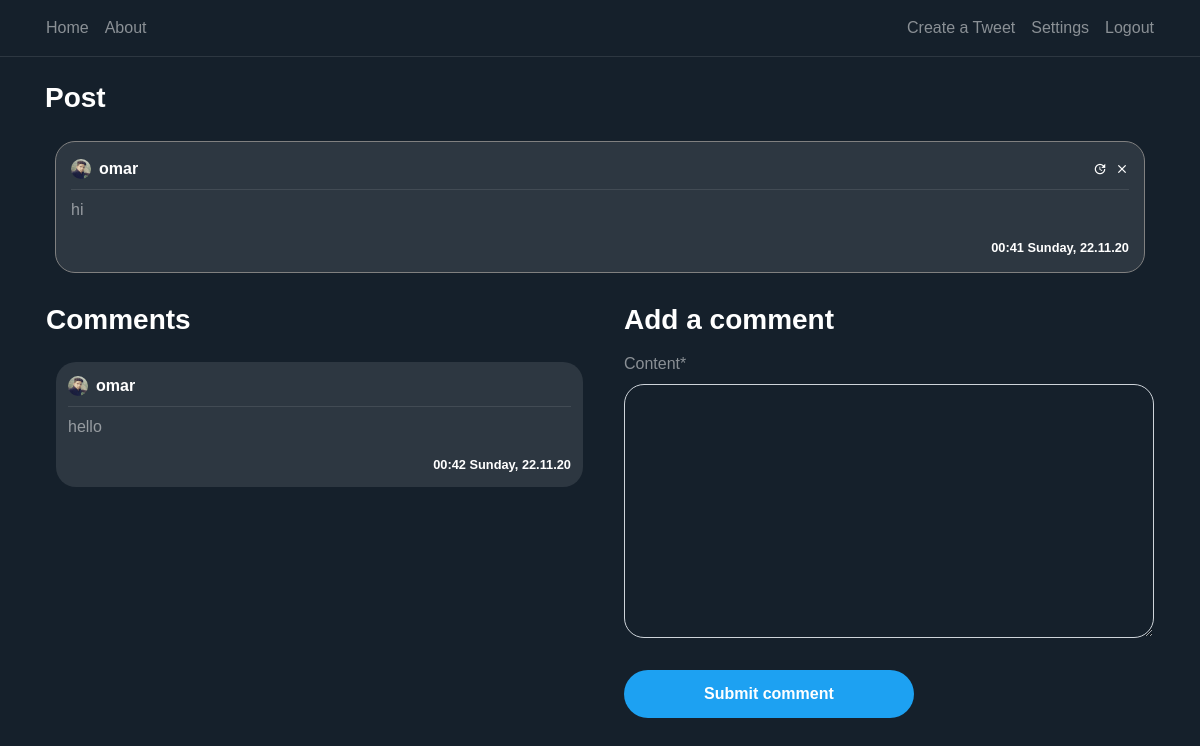
The app's page /post/1/ (signed in) with its own data.
### blog/models.py (models this page shows, shortened)
class Post(models.Model):
    content = models.TextField(max_length=1000)
    date_posted = models.DateTimeField(default=timezone.now)
    author = models.ForeignKey(User, on_delete=models.CASCADE)
    likes= models.IntegerField(default=0)
    dislikes= models.IntegerField(default=0)

class Comment(models.Model):
    content = models.TextField(max_length=150)
    date_posted = models.DateTimeField(default=timezone.now)
    author = models.ForeignKey(User, on_delete=models.CASCADE)
    post_connected = models.ForeignKey(Post, on_delete=models.CASCADE)

### users/models.py (models this page shows, shortened)
class Profile(models.Model):
    user = models.OneToOneField(User, on_delete=models.CASCADE)
    image = models.ImageField(default='default.png', upload_to='profile_pics')

### blog/views.py (the view)
# urls.py: path('post/<int:pk>/', PostDetailView.as_view(), name='post-detail'),
class PostDetailView(DetailView):
    model = Post
    template_name = 'blog/post_detail.html'
    context_object_name = 'post'
    def get_context_data(self, **kwargs):
        data = super().get_context_data(**kwargs)
        comments_connected = Comment.objects.filter(post_connected=self.get_object()).order_by('-date_posted')
        data['comments'] = comments_connected
        data['form'] = NewCommentForm(instance=self.request.user)
        return data
    def post(self, request, *args, **kwargs):
        new_comment = Comment(content=request.POST.get('content'),
                              author=self.request.user,
                              post_connected=self.get_object())
        new_comment.save()
        return self.get(self, request, *args, **kwargs)

### blog/forms.py
class NewCommentForm(forms.ModelForm):
    class Meta:
        model = Comment
        fields = ['content']

### blog/templates/blog/post_detail.html (shortened to what this page needs)
{% extends 'base.html' %}
{% load crispy_forms_tags %}
{% block content %}
<div class="container">
    <h3 class="white-important mb-3">
        Post
    </h3>
    <article class="media content-section">
        <div style="width: 100%; word-break: break-all;" class="hovered-tweet-comment">
            <div class="pb-2 row m-0 " style="width: 100%; margin-right: 0 !important;">
                <div style="padding-left: 0px !important;" class="col-8 no-padding d-flex align-items-center">
                    <img class="rounded-circle mr-2" style="width: 20px; height: 20px;"
                        src="{{ post.author.profile.image.url }}">
                    <a class="mr-2 white-important" href="{% url 'user-posts' post.author %}">
                        {{ post.author }}
                    </a>
                </div>
                <div class="col-4 d-flex flex-row-reverse no-padding align-items-center"
                    style="padding-right: 0 !important;">
                    {% if post.author == user %}
                    <a class="material-icons ml-2" style="font-size: 14px"
                        href="{% url 'post-delete' post.id %}">clear</a>
                    <a class="material-icons ml-2" style="font-size: 14px"
                        href="{% url 'post-update' post.id %}">update</a>
                    {%  endif %}
                </div>
            </div>
            <div class="mb-2 " style="width: 100%; height: 1px; background-color: rgba(255, 255, 255, 0.1)"></div>
            <a style="color: rgba(255, 255, 255, 0.5) !important;">
                <p>
                    {{ post.content }}
                </p>
                <small class="white-important d-flex full-width flex-row-reverse">
                    {{ post.date_posted | date:"H:i l, d.m.y" }}
                </small>
            </a>
        </div>
    </article>
    <div class="row pl-3">
        <div class="col-12 col-md-6 pl-0">
            <h3 class="white-important mb-3">
                Comments
            </h3>
            {% for comment in comments %}
            <article class="media content-section">
                <div style="width: 100%; word-break: break-all;" class="hovered-tweet-comment-in">
                    <div class="pb-2 row m-0" style="width: 100%; margin-right: 0 !important;">
                        <div style="padding-left: 0px !important;" class="col-8 no-padding d-flex align-items-center">
                            <img class="rounded-circle mr-2" style="width: 20px; height: 20px;"
                                src="{{ comment.author.profile.image.url }}">
                            <a class="mr-2 white-important" href="{% url 'user-posts' comment.author.username %}">
                                {{ comment.author }}
                            </a>
                        </div>
                    </div>
                    <div class="mb-2" style="width: 100%; height: 1px; background-color: rgba(255, 255, 255, 0.1)">
                    </div>
                    <a style="color: rgba(255, 255, 255, 0.5) !important;">
                        <p>
                            {{ comment.content }}
                        </p>
                        <small class="white-important d-flex full-width flex-row-reverse">
                            {{ comment.date_posted | date:"H:i l, d.m.y" }}
                        </small>
                    </a>
                </div>
            </article>
            {% endfor %}
        </div>
        {% if user is not None %}
        <div class="col-12 col-md-6 pl-0 pl-md-3 pr-3">
            <h3 class="white-important mb-3">
                Add a comment
            </h3>
            <form method="POST">
                <fieldset class="form-group">
                    {{ form | crispy }}
                </fieldset>
                <div class="form-group">
                    <button class="btn btn-outline-primary" type="submit">Submit comment</button>
                </div>
            </form>
        </div>
        {% endif %}
    </div>
</div>
{% endblock content %}

### blog/static/blog/main.css (style rules this page uses)
:root { --muted-color: rgba(255, 255, 255, 0.5); }
body { background: #15202b; color: var(--muted-color); margin-top: 5rem; }
h1, h2, h3, h4, h5, h6 { color: var(--muted-color); }
.content-section { padding: 10px 10px; margin-bottom: 20px; }
.no-padding { padding: 0 !important; }
a { color: white; text-underline: none; text-decoration: none !important; }
article { border-radius: 4px; }
.white-important { color: white; font-weight: bold; }
.full-width { width: 100% }
.btn-outline-primary { border-color: white; color: white !important; padding: 12px 80px 12px 80px; font-weight: bold; background-color: #1da1f2; border:0; border-radius: 25px; }
.form-control { background-color: #15202B !important; color: var(--muted-color) !important; box-shadow: 0 0 0 0 !important; border-radius: 20px !important; }
.hovered-tweet-comment { background-color: #2d3741 !important; padding:15px; border-radius: 20px; border:1px solid grey; }
.hovered-tweet-comment-in { background-color: #2d3741 !important; padding:12px; border-radius: 20px; }

### blog/static/blog/style.css (style rules this page uses)
body { font-family: Arial, Helvetica, sans-serif; height: 100vh; margin: 0; padding: 0; }

### records on screen
Post: author.profile.image (picture), author "omar", content "hi", date_posted "00:41 Sunday, 22.11.20"
Comment: author.profile.image (picture), author "omar", content "hello", date_posted "00:42 Sunday, 22.11.20"
